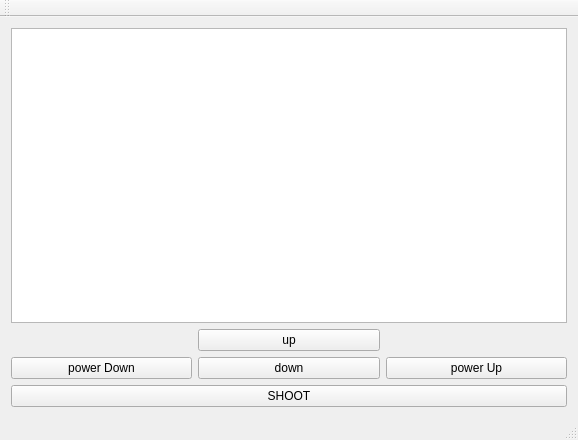
<?xml version="1.0" encoding="UTF-8"?>
<ui version="4.0">
 <class>MainWindow</class>
 <widget class="QMainWindow" name="MainWindow">
  <property name="geometry">
   <rect>
    <x>0</x>
    <y>0</y>
    <width>578</width>
    <height>440</height>
   </rect>
  </property>
  <property name="windowTitle">
   <string>MainWindow</string>
  </property>
  <widget class="QWidget" name="centralWidget">
   <layout class="QGridLayout" name="gridLayout">
    <item row="0" column="0" colspan="3">
     <widget class="QGraphicsView" name="graphicsView"/>
    </item>
    <item row="1" column="1">
     <widget class="QPushButton" name="up">
      <property name="text">
       <string>up</string>
      </property>
     </widget>
    </item>
    <item row="2" column="0">
     <widget class="QPushButton" name="powerDown">
      <property name="text">
       <string>power Down</string>
      </property>
     </widget>
    </item>
    <item row="2" column="1">
     <widget class="QPushButton" name="down">
      <property name="text">
       <string>down</string>
      </property>
     </widget>
    </item>
    <item row="2" column="2">
     <widget class="QPushButton" name="powerUp">
      <property name="text">
       <string>power Up</string>
      </property>
     </widget>
    </item>
    <item row="3" column="0" colspan="3">
     <widget class="QPushButton" name="shoot">
      <property name="text">
       <string>SHOOT</string>
      </property>
     </widget>
    </item>
   </layout>
  </widget>
  <widget class="QMenuBar" name="menuBar">
   <property name="geometry">
    <rect>
     <x>0</x>
     <y>0</y>
     <width>578</width>
     <height>21</height>
    </rect>
   </property>
  </widget>
  <widget class="QToolBar" name="mainToolBar">
   <attribute name="toolBarArea">
    <enum>TopToolBarArea</enum>
   </attribute>
   <attribute name="toolBarBreak">
    <bool>false</bool>
   </attribute>
  </widget>
  <widget class="QStatusBar" name="statusBar"/>
 </widget>
 <layoutdefault spacing="6" margin="11"/>
 <resources/>
 <connections/>
</ui>
